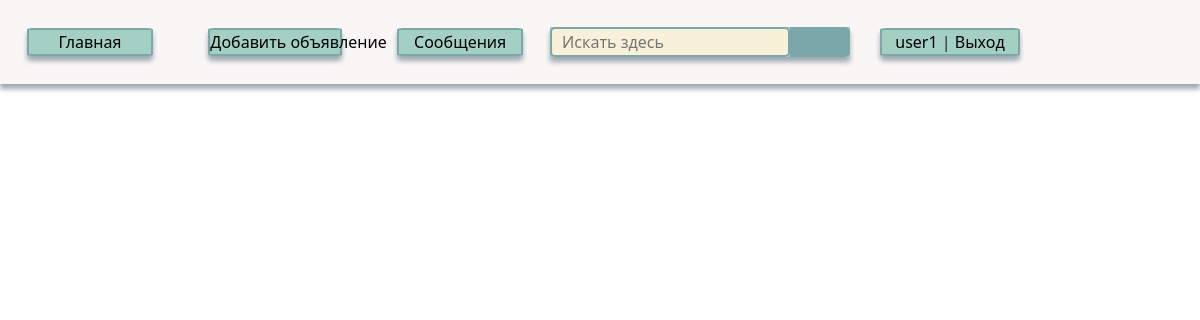
The app's page /message (signed in), older data.
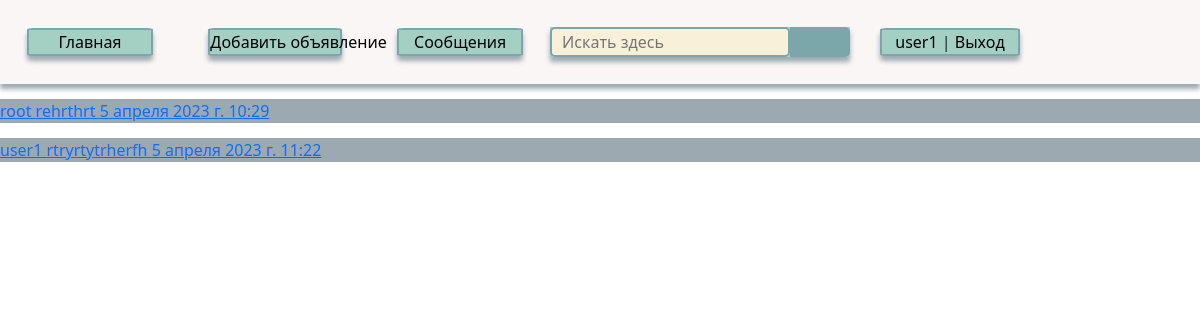
The same page, newer data.
### main/models.py (models this page shows, shortened)
class Message(models.Model):
    sender = models.ForeignKey(Profile, models.SET_NULL, null=True, blank=True)
    recipient = models.ForeignKey(Profile, models.SET_NULL, null=True, blank=True, related_name="messages")
    message = models.TextField(max_length=500)
    is_read = models.BooleanField(default=False, null=True)
    created = models.DateTimeField(default=timezone.now)

class Profile(models.Model):
    user = models.OneToOneField(User, on_delete=models.CASCADE)
    bio = models.TextField(max_length=500)
    avatar = models.ImageField(default='2.jpeg', upload_to='profile_images')
    email = models.EmailField(blank=True)
    birthday = models.DateField(null=True, blank=True)
    slug = models.SlugField(unique=True, null=True)
    def __str__(self):
        return self.user.username

### main/views.py (the view)
# urls.py: path('message', AllChat.as_view(), name='message'),
class AllChat(DataMixin, ListView):
    model = Message
    template_name = 'main/index/message.html'
    context_object_name = 'Chats'
    def get_context_data(self, *, object_list=None, **kwargs):
        context = super().get_context_data(**kwargs)
        c_def = self.get_using_context(title='Сообщения')
        return context | c_def
    def get_queryset(self):
        message = Message.objects.filter(recipient_id=self.request.user.id).order_by('-created')[:1]
        from_message = Message.objects.filter(sender_id=self.request.user.id).order_by('-created')[:1]
        return message | from_message

### main/utils.py (called while the page is built)
    def get_using_context(self, **kwargs):
        context = kwargs
        cats = Category.objects.all()
        context['menu'] = menu
        context['cats'] = cats
        if 'cat_selected' not in context:
            context['cat_selected'] = 0
        return context

### main/templates/main/index/message.html (shortened to what this page needs)
{% extends 'main/index/base.html' %}
{% block all_content %}
{% for c in Chats %}
{% if c.is_read %}
<a href="#">
    <div id="chat_read" class="chat">{{ c.sender }} {{ c.message }} {{ c.created }}</div>
</a>
{% else %}
<a href="#">
    <div id="chat_not_read" class="chat">{{ c.sender }} {{ c.message }} {{ c.created }}</div>
</a>
{% endif %}
{% endfor %}
{% endblock %}

### main/templates/main/index/base.html (shortened to what this page needs)
<!doctype html>
<html lang="ru" xmlns="http://www.w3.org/1999/html">
<head>
    {% load main_tags %}
    {% load static %}
    <link href="https://cdn.jsdelivr.net/npm/bootstrap@5.3.0-alpha1/dist/css/bootstrap.min.css" rel="stylesheet"
>
    <link rel="stylesheet" href="{% static 'Css/style.css' %}">
</head>
<body>
{% block header %}
<div class="text-center" id="header">
    {% for m in menu%}
    {% if m.title == Поиск%}
    <div class="search">
        <input type="text" placeholder="Искать здесь">
        <button type="submit"></button>
    </div>
    {% else %}
    <div class="home">
        <a href="{% url m.url_name %}">{{ m.title }}</a>
    </div>
    {% endif %}
    {% endfor %}
    {% if request.user.is_authenticated%}
    <div class="home">
        <a href="{% url 'profile_user' request.user.profile.slug %}">{{ user.username }}</a> |
        <a href="{% url 'logout' %}">Выход</a>
    </div>
    {% endif %}
</div>
{% endblock %}
{% block all_content %}{% endblock %}
</body>
</html>

Row changes from the older to the newer data that the page shows:
added Message: sender "root", message "rehrthrt", created "5 апреля 2023 г. 10:29"
added Message: sender "user1", message "rtryrtytrherfh", created "5 апреля 2023 г. 11:22"
